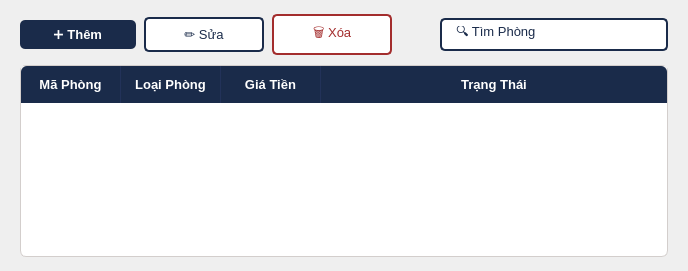
         <widget class="QWidget" name="pg_rooms">
          <layout class="QVBoxLayout" name="roomsLayout">
           <property name="leftMargin"><number>20</number></property><property name="rightMargin"><number>20</number></property>
           <property name="topMargin"><number>14</number></property><property name="bottomMargin"><number>14</number></property>
           <property name="spacing"><number>10</number></property>
           <item>
            <layout class="QHBoxLayout" name="roomsToolbar">
             <property name="spacing"><number>8</number></property>
             <item><widget class="QPushButton" name="btn_room_add">
              <property name="styleSheet"><string notr="true">QPushButton{background:#1A2B4A;color:#FFF;border:none;border-radius:5px;padding:7px 18px;font-size:13px;font-weight:bold;min-width:80px;}QPushButton:hover{background:#223259;}QPushButton:pressed{background:#0F1B30;}</string></property>
              <property name="text"><string>➕ Thêm</string></property>
             </widget></item>
             <item><widget class="QPushButton" name="btn_room_edit">
              <property name="styleSheet"><string notr="true">QPushButton{background:#FFF;color:#1A2B4A;border:1.5px solid #1A2B4A;border-radius:5px;padding:7px 18px;font-size:13px;min-width:80px;}QPushButton:hover{background:#EAF2FB;border-color:#C9A84C;color:#C9A84C;}</string></property>
              <property name="text"><string>✏️ Sửa</string></property>
             </widget></item>
             <item><widget class="QPushButton" name="btn_room_delete">
              <property name="styleSheet"><string notr="true">QPushButton{background:#FFF;color:#A32D2D;border:1.5px solid #A32D2D;border-radius:5px;padding:7px 18px;font-size:13px;min-width:80px;}QPushButton:hover{background:#FDECEA;}</string></property>
              <property name="text"><string>🗑 Xóa</string></property>
             </widget></item>
             <item><spacer><property name="orientation"><enum>Qt::Horizontal</enum></property><property name="sizeHint" stdset="0"><size><width>40</width><height>20</height></size></property></spacer></item>
             <item><widget class="QLineEdit" name="inp_room_search">
              <property name="styleSheet"><string notr="true">QLineEdit{background:#FFF;border:1.5px solid #1A2B4A;border-radius:5px;padding:6px 12px;font-size:13px;color:#1A2B4A;min-width:200px;}QLineEdit:focus{border-color:#C9A84C;}</string></property>
              <property name="placeholderText"><string>🔍 Tìm Phòng...</string></property>
              <property name="text"><string>🔍 Tìm Phòng</string></property>
             </widget></item>
            </layout>
           </item>
           <item>
            <widget class="QTableWidget" name="tbl_rooms">
             <property name="styleSheet"><string notr="true">QTableWidget{background:#FFF;alternate-background-color:#F0EDE6;border:1px solid #D3CECC;border-radius:6px;gridline-color:#E5E0D8;selection-background-color:#EAF2FB;selection-color:#1A2B4A;font-size:13px;}QTableWidget::item{padding:7px 10px;color:#1A2B4A;}QTableWidget::item:selected{background:#D6E8F7;}QHeaderView::section{background:#1A2B4A;color:#FFF;font-weight:bold;font-size:13px;padding:9px 10px;border:none;border-right:1px solid #223259;}QHeaderView::section:first{border-top-left-radius:6px;}QHeaderView::section:last{border-top-right-radius:6px;border-right:none;}</string></property>
             <property name="alternatingRowColors"><bool>true</bool></property>
             <property name="selectionBehavior"><enum>QAbstractItemView::SelectRows</enum></property>
             <attribute name="horizontalHeaderStretchLastSection"><bool>true</bool></attribute>
             <column><property name="text"><string>Mã Phòng</string></property></column>
             <column><property name="text"><string>Loại Phòng</string></property></column>
             <column><property name="text"><string>Giá Tiền</string></property></column>
             <column><property name="text"><string>Trạng Thái</string></property></column>
            </widget>
           </item>
          </layout>
         </widget>
